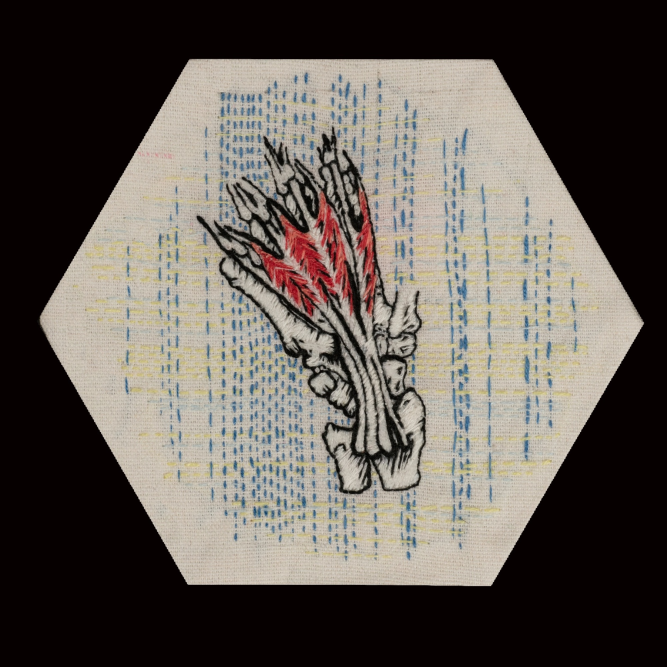
#> input picture frontend/src/images/standard/amanda-whewell.jpg, 2000 x 2000 px, given as the content of the folder input, which was not available (shown at 1/3 size)
$ python batch_crop.py
#> lines starting #> are read from the running program, lines starting #| are printed output that depends on the picture; after the words box and inside, x2 and y2 are one past the last pixel; in counts of white or black regions, pixels touching at a corner belong together; pictures that were not available may be replaced by others from this repository, and a replacement may not be noted
#> further down, img is the input picture: shape (2000, 2000, 3); mean B, G, R 83.4, 89.8, 96.6
import cv2 as cv
import glob
import sys
import os
import numpy as np

file_filter = "input/*" # all files in input folder
margin_percent = 10 # how much of a margin to take around embroidery
standard_output_folder = "standard/"
thumbnail_output_folder = "thumbnail/"


########################################
##
def cropToEmbroidery(img):
    '''
    Crop image to obtain the embroidery only.
    Extracts as a rectangle around the centre of the embroidery.
    Works by finding long lines in the image (Hough).
    '''

    # Threshold the image to get the embroidery
    grey = cv.cvtColor(img, cv.COLOR_BGR2GRAY)
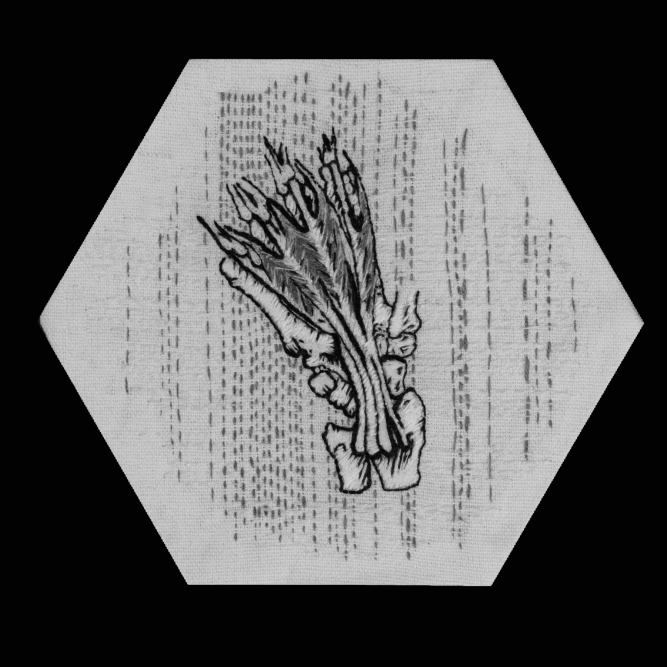
#> grey: shape (2000, 2000) (shown at 1/3 size); min 0, max 223, mean 91.2
    _, th = cv.threshold(grey, 128, 255, cv.THRESH_BINARY)
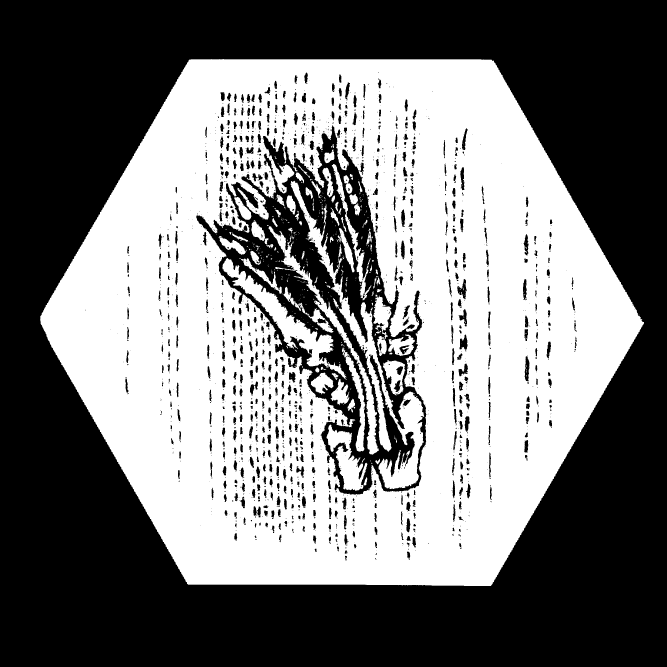
#> th: shape (2000, 2000) (shown at 1/3 size); 46.2% white; 561 white regions (465 under 20 px), largest, box (x1, y1, x2, y2) and area: (120, 177, 1932, 1758) 1710617, (872, 542, 1273, 1467) 40348, (667, 774, 1041, 1139) 21702

    # Find lines in the image
    lines = cv.HoughLinesP(th, 1, np.pi / 6, 2000)
#> lines = None

    # [7 lines of commented-out code are left out]
#> (the run stopped early here; a loop or call above may not have finished)

$ run again, on frontend/src/images/standard/anna-novitzky.jpg
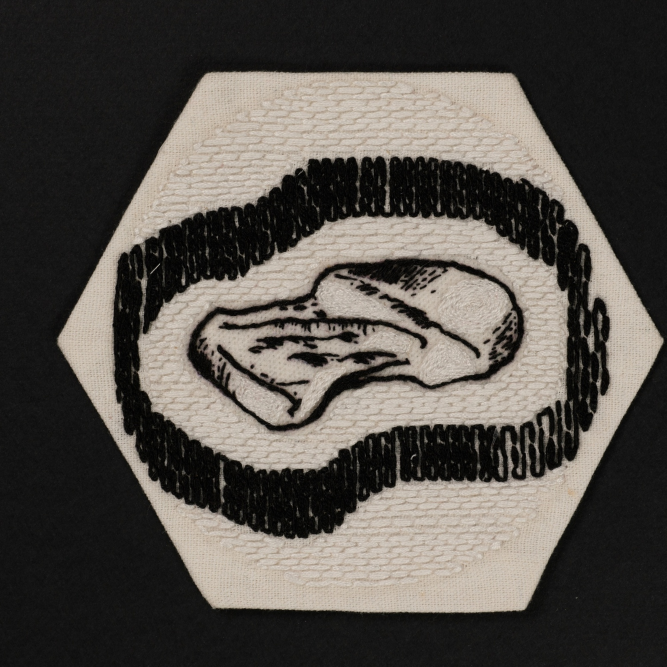
#> input picture frontend/src/images/standard/anna-novitzky.jpg, 2000 x 2000 px, given as the content of the folder input, which was not available (shown at 1/3 size)
#> img is the input picture: shape (2000, 2000, 3); mean B, G, R 74.6, 79.8, 84.3
#> in cropToEmbroidery, `_, th = cv.threshold(grey, 128, 255, cv.THRESH_BINARY)`:
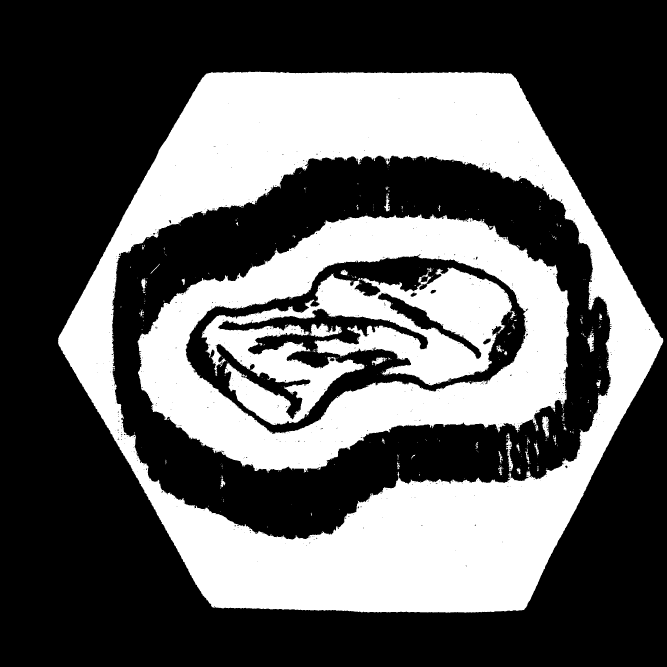
#> th: shape (2000, 2000) (shown at 1/3 size); 36.6% white; 545 white regions (489 under 20 px), largest, box (x1, y1, x2, y2) and area: (174, 214, 1990, 1838) 896754, (413, 643, 1708, 1418) 375241, (604, 803, 1547, 1275) 180538
#> lines = None
